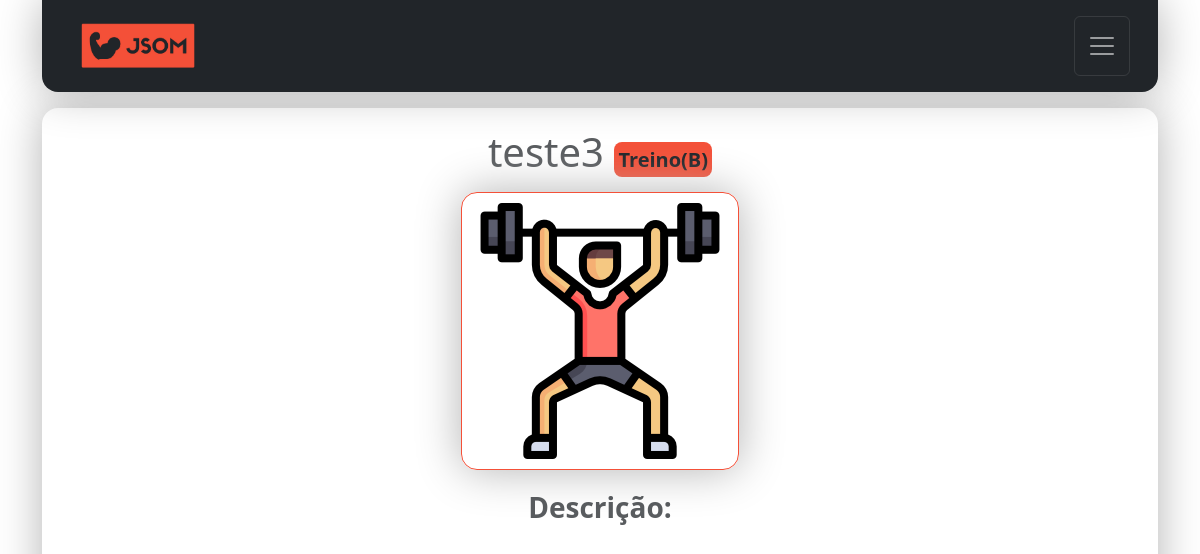
/detalhes/21/ (signed in), run on an earlier commit of the app's database.
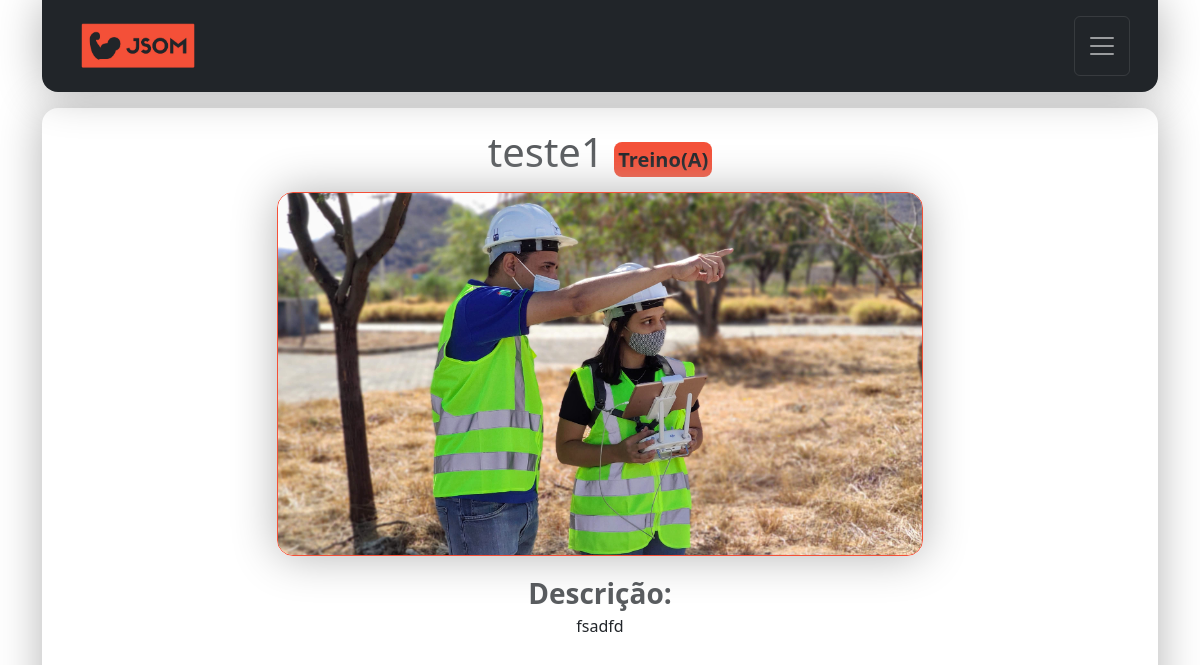
And on a later commit of the database.
### contact/models.py (models this page shows, shortened)
class Treino(models.Model):
    nome = models.CharField(max_length=100)
    CATEGORIA_CHOICES = [
        ('Treino(A)', 'Treino-A'),
        ('Treino(B)', 'Treino-B'),
        ('Treino(C)', 'Treino-C'),
        ('Treino(D)', 'Treino-D'),
        ('Treino(E)', 'Treino-E'),
    ]
    categoria = models.CharField(max_length=9, choices=CATEGORIA_CHOICES)
    descricao = models.TextField(blank=True)
    imagem = models.ImageField(blank=True, upload_to='pictures/%Y/%m/')
    owner = models.ForeignKey(
        User,
        on_delete=models.SET_NULL,
        blank=True, null=True
    )

### contact/views/contact_views.py (the view)
# urls.py: path('detalhes/<int:treino_id>/', views.detalhes_treino, name='detalhes_treino'),
@login_required(login_url='contact:index')
def detalhes_treino(request, treino_id):
    treino = get_object_or_404(Treino, id=treino_id)
    site_title = f'{treino.nome}_{treino.categoria}'
    context = {
        'site_title': site_title,
        'treino': treino
    }
    return render(request, 'contact/detalhes_treino.html', context)

### contact/templates/contact/detalhes_treino.html (shortened to what this page needs)
{% extends "global/base.html" %}
{% load static %}
{% block corpo %}
    <div class="container m-3 d-flex-column justify-content-center align-items-center w-60">
        <h1 class="mb-3 fs-1 form-text text-center text-wrap overflow-wrap-break-word">{{ treino.nome }}
            <span class="fw-bold fs-5 p-1 rounded-3 bg-jsom">{{ treino.categoria }}</span>
        </h1>
        <div class="d-flex flex-column align-items-center justify-content-center mb-3">
            {% if treino.imagem %}
            <div class="d-flex align-items-center justify-content-center">
                <img alt="{{ treino.nome }}" src="{{ treino.imagem.url }}" style="object-fit: cover;" class="rounded-4 border-jsom shadow-big img-fluid">
            </div>
            {% else %}
            <div class="d-flex align-items-center justify-content-center">
                <img alt="{{ treino.nome }}" src="{% static "img/treino_padao.png" %}" style="object-fit: cover; padding: 10px;" class=" rounded-4 border-jsom shadow-big img-fluid">
            </div>
            {% endif %}
        </div>
        <p class="overflow-wrap-break-word text-wrap text-center ">
            <span class="fw-bold fs-3 form-text">Descrição:</span>
            <br>
            {{ treino.descricao }}
        </p>
    </div>
{% endblock corpo %}

### base_templates/global/base.html (shortened to what this page needs)
{% load static %}
<!DOCTYPE html>
<html lang="pt-br">
<head>
  {% include "global/partials/head.html" %}
</head>
<body>
  <div class="container">
    {% include "global/partials/header.html" %}
    <main class="w-100 d-flex justify-content-center h-auto min-vh-91 shadow-big my-3 rounded-4">
      {% block corpo %}  {% endblock corpo %}
    </main>
  </div>
</body>
</html>

### base_templates/global/partials/head.html (shortened to what this page needs)
  {% load static %}
  <link rel="stylesheet" href="{% static "bootstrap/css/bootstrap.css" %} ">
  <link rel="stylesheet" href="{% static "global/css/style.css" %} ">

### base_templates/global/partials/header.html (shortened to what this page needs)
{% load static %}
<header>
  <nav class="navbar navbar-dark bg-dark fixed-top position-relative p-lg-3 shadow-big rounded-4 rounded-top-0">
    <div class="container-fluid">
      <div class="d-flex justify-content-between w-100">
        <a class="navbar-brand link-jsom link-offset-2 link-underline-opacity-0 link-underline-opacity-100-hover mx-lg-2 ms-2 fs-4" href=" {% url "contact:index" ">
          <img
            src="{% static "img/logo3_claro.png" %}"
            class="w-5"
            alt="logo JSOM"
          />
        </a>
        <button class="navbar-toggler text-jsom" type="button" data-bs-toggle="offcanvas" data-bs-target="#offcanvasDarkNavbar" aria-controls="offcanvasDarkNavbar" aria-label="Toggle navigation">
          <span class="navbar-toggler-icon"></span>
        </button>
      </div>
    </div>
  </nav>
</header>

### base_static/global/css/style.css (style rules this page uses)
.w-5 { width: 15vh !important; }
.link-jsom { color: #f45038 !important; }
.text-jsom { color: #f45038; }
.bg-jsom { background-color: #F45038; color: #212529; }
.border-jsom { border:solid #f45038 1.5px; }
.overflow-wrap-break-word { overflow-wrap: break-word; }
.w-60 { width: 60% !important; }

What changed in the data, as far as the page shows it:
changed Treino: nome "teste3" → "teste1"; categoria "Treino(B)" → "Treino(A)"; imagem: picture added; descricao (not shown) → "fsadfd"
